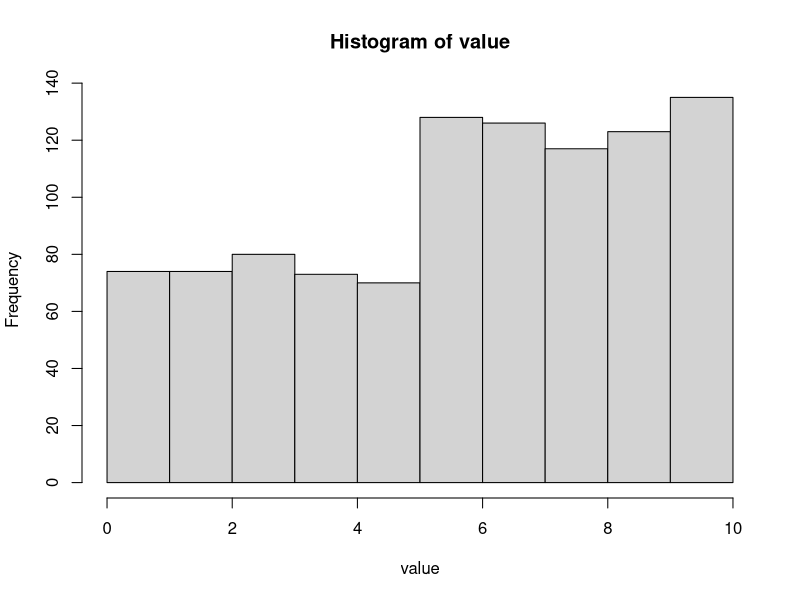

Write R code to recreate this figure.
# 乱数の分布クラスを使用した結果の出力を、図に変換するRスクリプト

# png形式で出力する
png("piecewise_constant_distribution.png")

# TSV形式になっている乱数の出力データを読み込む
x <- read.table("piecewise_constant_distribution.tsv")

# 1列目だけを抜き出す
value = x$V1

# 以下、データの特性に合わせて、ヒストグラムかプロットかを選択してください。

# ヒストグラムとして出力
hist(value)
